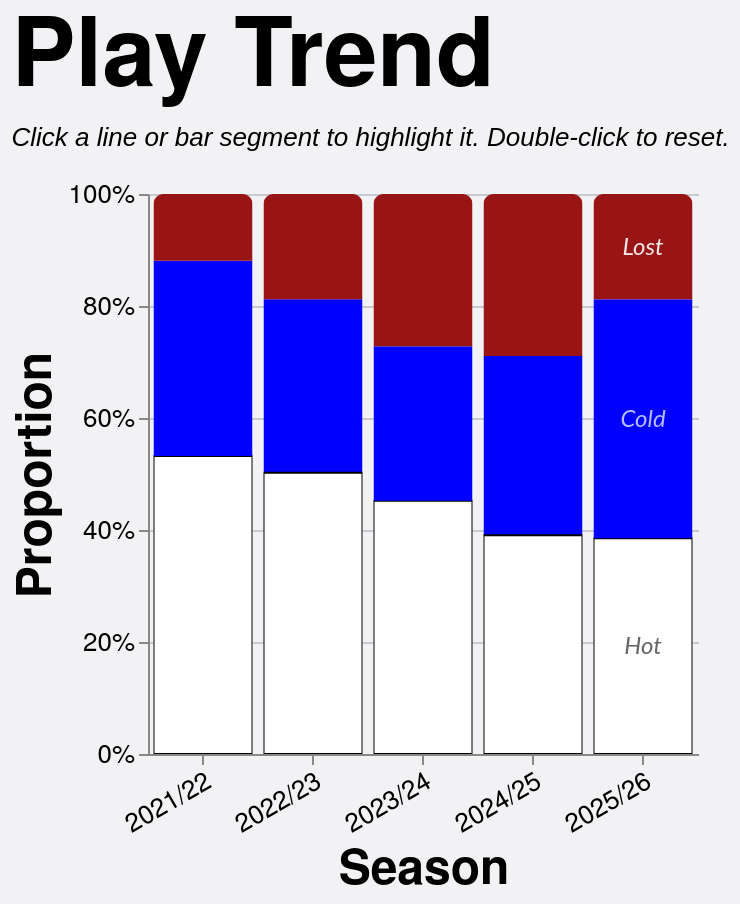

Here is the Vega-Lite specification saved for this chart:
### Vega-Lite specification from a JSON file in a GitHub repository (floating-point values rounded to 4 significant figures; data arrays with more than 128 entries replaced by an {"elided": "..."} marker saying what was removed)
{"config": {"axis": {"labelFont": "PT Sans Narrow, Helvetica Neue, Helvetica, Arial, sans-serif", "titleFont": "PT Sans Narrow, Helvetica Neue, Helvetica, Arial, sans-serif", "labelFontSize": 13, "titleFontSize": 24, "gridColor": "#202947", "gridOpacity": 0.2, "zindex": 1}, "text": {"font": "Lato, sans-serif"}, "bar": {"cornerRadiusEnd": 5}, "header": {"labelFont": "PT Sans Narrow, Helvetica Neue, Helvetica, Arial, sans-serif", "titleFont": "PT Sans Narrow, Helvetica Neue, Helvetica, Arial, sans-serif", "labelFontSize": 24, "titleFontSize": 28, "labelFontWeight": "bold", "orient": "left"}, "legend": {"labelFont": "PT Sans Narrow, Helvetica Neue, Helvetica, Arial, sans-serif", "titleFont": "PT Sans Narrow, Helvetica Neue, Helvetica, Arial, sans-serif", "labelFontSize": 14, "titleFontSize": 16, "titlePadding": 5, "fillColor": "white", "strokeColor": "black", "padding": 10, "titleFontWeight": "lighter", "titleFontStyle": "italic", "titleColor": "gray", "offset": 10}, "title": {"font": "PT Sans Narrow, Helvetica Neue, Helvetica, Arial, sans-serif", "fontSize": 48, "fontWeight": "bold", "anchor": "start", "align": "center", "titlePadding": 20, "subtitlePadding": 10, "subtitleFontSize": 13, "subtitleColor": "", "subtitleFontStyle": "italic", "offset": 15, "color": "black"}, "axisX": {"labelAngle": 0}, "facet": {"title": null, "header": null, "align": {"row": "each", "column": "each"}}, "resolve": {"scale": {"y": "independent", "facet": "independent"}}, "background": "#f2f1f4", "scale": {"offsetBandPaddingOuter": 0.2, "offsetBandPaddingInner": 0.1}, "view": {"stroke": null, "background": "transparent"}}, "layer": [{"mark": {"type": "bar", "opacity": 0.85}, "encoding": {"color": {"field": "play", "legend": null, "scale": {"domain": ["Hot", "Cold", "Lost"], "range": ["white", "blue", "#991515"]}, "sort": ["Hot", "Cold", "Lost"], "type": "nominal"}, "opacity": {"condition": {"param": "param_14", "value": 1.0, "empty": true}, "value": 0.2}, "order": {"field": "stack_order", "sort": "ascending", "type": "quantitative"}, "stroke": {"field": "play", "legend": null, "scale": {"domain": ["Hot", "Cold", "Lost"], "range": ["black", "transparent", "transparent"]}, "type": "nominal"}, "tooltip": [{"field": "season", "title": "Season", "type": "nominal"}, {"field": "play", "title": "Play", "type": "nominal"}, {"field": "attempts", "format": ",.0f", "title": "Attempts", "type": "quantitative"}], "x": {"axis": {"labelAngle": -30}, "field": "season", "sort": ["2021/22", "2022/23", "2023/24", "2024/25", "2025/26"], "title": "Season", "type": "nominal"}, "y": {"axis": {"format": "%", "orient": "left"}, "field": "attempts", "stack": "normalize", "title": "Proportion", "type": "quantitative"}}, "name": "view_13", "transform": [{"filter": "(loSquad == 'All' || datum.squad == loSquad) && (loGameType == 'All' || (loGameType == 'League + Cup' && (datum.game_type == 'League' || datum.game_type == 'Cup')) || (loGameType == 'League only' && datum.game_type == 'League') || datum.game_type == loGameType) && (loThrower == 'All' || datum.thrower == loThrower) && (loJumper == 'All' || datum.jumper == loJumper) && (loArea == 'All' || datum.area == loArea) && (loNumbers == 'All' || datum.numbers == loNumbers)"}, {"aggregate": [{"op": "count", "as": "attempts"}, {"op": "sum", "field": "won", "as": "won"}], "groupby": ["season", "play"]}, {"calculate": "datum.play == 'Hot' ? 0 : datum.play == 'Cold' ? 1 : datum.play == 'Lost' ? 2 : 999", "as": "stack_order"}]}, {"mark": {"type": "text", "align": "center", "baseline": "middle", "fontSize": 12, "fontStyle": "italic"}, "encoding": {"color": {"field": "text_label_color", "legend": null, "scale": null, "type": "nominal"}, "opacity": {"condition": {"param": "param_14", "value": 0.9, "empty": true}, "value": 0.3}, "text": {"field": "play", "type": "nominal"}, "x": {"axis": {"labelAngle": -30}, "field": "season", "sort": ["2021/22", "2022/23", "2023/24", "2024/25", "2025/26"], "title": "Season", "type": "nominal"}, "y": {"field": "mid_y", "scale": {"domain": [0, 1]}, "type": "quantitative"}}, "transform": [{"filter": "(loSquad == 'All' || datum.squad == loSquad) && (loGameType == 'All' || (loGameType == 'League + Cup' && (datum.game_type == 'League' || datum.game_type == 'Cup')) || (loGameType == 'League only' && datum.game_type == 'League') || datum.game_type == loGameType) && (loThrower == 'All' || datum.thrower == loThrower) && (loJumper == 'All' || datum.jumper == loJumper) && (loArea == 'All' || datum.area == loArea) && (loNumbers == 'All' || datum.numbers == loNumbers)"}, {"aggregate": [{"op": "count", "as": "attempts"}, {"op": "sum", "field": "won", "as": "won"}], "groupby": ["season", "play"]}, {"calculate": "datum.play == 'Hot' ? 0 : datum.play == 'Cold' ? 1 : datum.play == 'Lost' ? 2 : 999", "as": "stack_order"}, {"joinaggregate": [{"op": "sum", "field": "attempts", "as": "season_total"}], "groupby": ["season"]}, {"calculate": "datum.attempts / datum.season_total", "as": "proportion"}, {"window": [{"op": "sum", "field": "proportion", "as": "cum_prop"}], "frame": [null, 0], "groupby": ["season"], "sort": [{"field": "stack_order", "order": "ascending"}]}, {"calculate": "datum.cum_prop - datum.proportion / 2", "as": "mid_y"}, {"calculate": "datum.play == 'Hot' ? '#555555' : datum.play == 'Cold' ? '#ccd0ff' : datum.play == 'Lost' ? 'white' : 'black'", "as": "text_label_color"}, {"calculate": "toNumber(split(datum.season, '/')[0])", "as": "season_order_num"}, {"window": [{"op": "row_number", "field": "", "as": "season_rank"}], "groupby": ["play"], "sort": [{"field": "season_order_num", "order": "descending"}]}, {"filter": "datum.season_rank == 1"}]}], "data": {"name": "data-15e79532cff8ae58bb045c3a34749407"}, "height": 280, "params": [{"name": "loSquad", "value": "All"}, {"name": "loSeason", "value": "All"}, {"name": "loGameType", "value": "All"}, {"name": "loThrower", "value": "All"}, {"name": "loJumper", "value": "All"}, {"name": "loArea", "value": "All"}, {"name": "loNumbers", "value": "All"}, {"name": "param_14", "select": {"type": "point", "clear": "dblclick", "fields": ["play"], "on": "click"}, "views": ["view_13"]}], "title": {"text": "Play Trend", "subtitle": "Click a line or bar segment to highlight it. Double-click to reset."}, "width": {"step": 55}, "$schema": "https://vega.github.io/schema/vega-lite/v5.20.1.json", "datasets": {"data-15e79532cff8ae58bb045c3a34749407": {"elided": "1274 records"}}}
